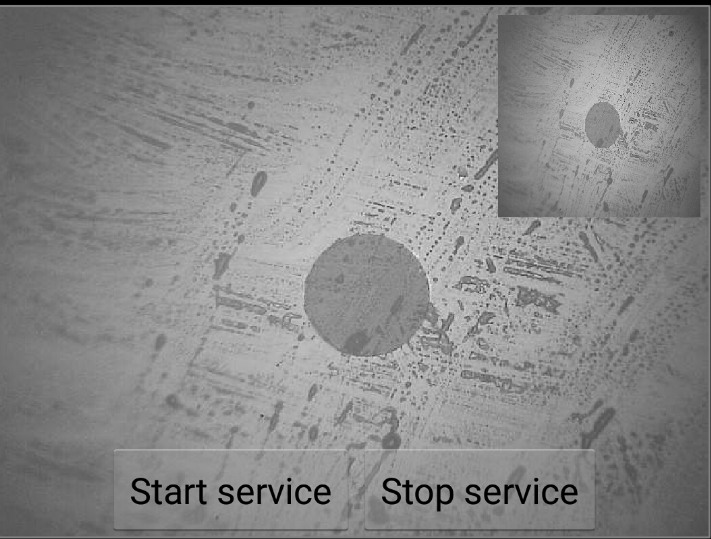
#> input picture 66.png, 711 x 539 px
$ python HoughCirclesDetect3.py   (older library calls are emulated)
#> lines starting #> are read from the running program, lines starting #| are printed output that depends on the picture; after the words box and inside, x2 and y2 are one past the last pixel; in counts of white or black regions, pixels touching at a corner belong together
#!/usr/bin/env python
# -*- coding: utf-8 -*-
# @Time    : 2018/5/10 15:15
# @Author  : zhuohf1
# @File    : HoughCirclesDetect.py

# pip install --upgrade setuptools
# pip install numpy Matplotlib
# pip install opencv-python
#pip install Pillow

#导入cv模块
import cv2
import numpy as np
import matplotlib.pyplot as plt

'''
先补充下霍夫圆变换的几个参数知识：

dp，用来检测圆心的累加器图像的分辨率于输入图像之比的倒数，且此参数允许创建一个比输入图像分辨率低的累加器。
上述文字不好理解的话，来看例子吧。例如，如果dp= 1时，累加器和输入图像具有相同的分辨率。如果dp=2，累加器便有输入图像一半那么大的宽度和高度。

minDist，为霍夫变换检测到的圆的圆心之间的最小距离，即让我们的算法能明显区分的两个不同圆之间的最小距离。
这个参数如果太小的话，多个相邻的圆可能被错误地检测成了一个重合的圆。反之，这个参数设置太大的话，某些圆就不能被检测出来了。

param1，有默认值100。它是method设置的检测方法的对应的参数。对当前唯一的方法霍夫梯度法，它表示传递给canny边缘检测算子的高阈值，而低阈值为高阈值的一半。

param2，也有默认值100。它是method设置的检测方法的对应的参数。对当前唯一的方法霍夫梯度法，它表示在检测阶段圆心的累加器阈值。它越小的话，就可以检测到更多根本不存在的圆，而它越大的话，能通过检测的圆就更加接近完美的圆形了。

minRadius，默认值0，表示圆半径的最小值。

maxRadius，也有默认值0，表示圆半径的最大值。
'''

def main():
    src_img = cv2.imread("./66.png" ) #flags = cv2.IMREAD_REDUCED_COLOR_8
#> src_img is the input picture: shape (539, 711, 3); min 0, max 255, mean 136.1
    dst_img = src_img.copy()

    # 灰度图像
    gray = cv2.cvtColor(src_img,cv2.COLOR_BGR2GRAY ) #cv2.COLOR_BGR2GRAY
    size = gray.shape
#> size = (539, 711)
    # 二值化
    #ret, binary = cv2.threshold(gray, 127, 255, cv2.THRESH_TOZERO_INV)
    ret, binary = cv2.threshold(gray, 140, 255, cv2.THRESH_BINARY)
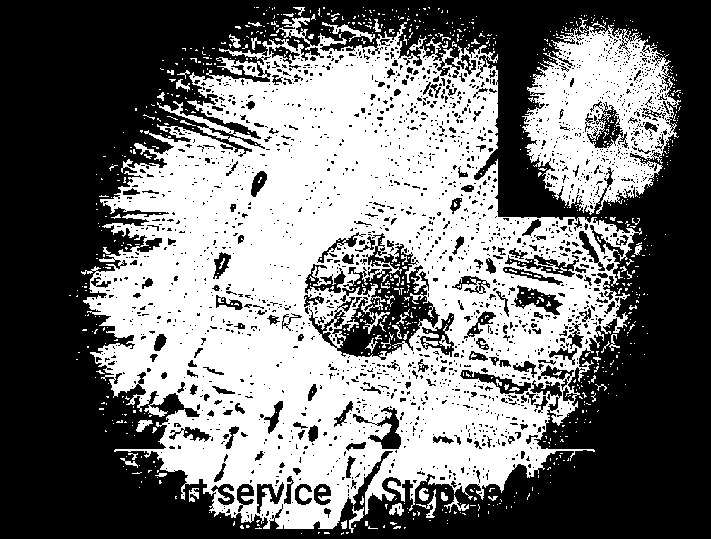
#> binary: shape (539, 711); 45.5% white; 869 white regions (808 under 20 px)
    #ret, binary = cv2.threshold(gray, 100, 255, cv2.THRESH_BINARY_INV)
    #ret, binary = cv2.threshold(gray, 127, 255, cv2.THRESH_TRUNC)
    #ret, binary = cv2.threshold(gray, 127, 255, cv2.THRESH_TOZERO)

    # 删除部分连通
    # image就是返回的原图
    image, contours, hierarchy = cv2.findContours(binary, cv2.RETR_TREE, cv2.CHAIN_APPROX_SIMPLE)
#> contours = 3620 contours, 3226 with area under 20; largest, box (x1, y1, x2, y2) and area: (81, 17, 642, 529) 178712, (522, 18, 681, 215) 19615, (331, 243, 441, 358) 6522, (513, 284, 564, 316) 782, (586, 105, 624, 149) 758
    #print("contours={}".format(contours[0]))
    contours2 = [x for x in contours if cv2.contourArea(x) < 50000 and cv2.contourArea(x) > 1000]
#> contours2 = 2 contours; box (x1, y1, x2, y2) and area: (522, 18, 681, 215) 19615, (331, 243, 441, 358) 6522

    for contour in contours2:
        x, y, w, h = cv2.boundingRect(contour)
        print("rect={},{},{},{}".format(x, y, w, h))
        cv2.rectangle(dst_img, (x, y), (x + w, y + h), (255, 0, 255), 2)
#> this loop made 2 passes
#> (x, y, w, h) on passes 1 to 2: (522, 18, 159, 197), (331, 243, 110, 115)
#| rect=522,18,159,197
#| rect=331,243,110,115
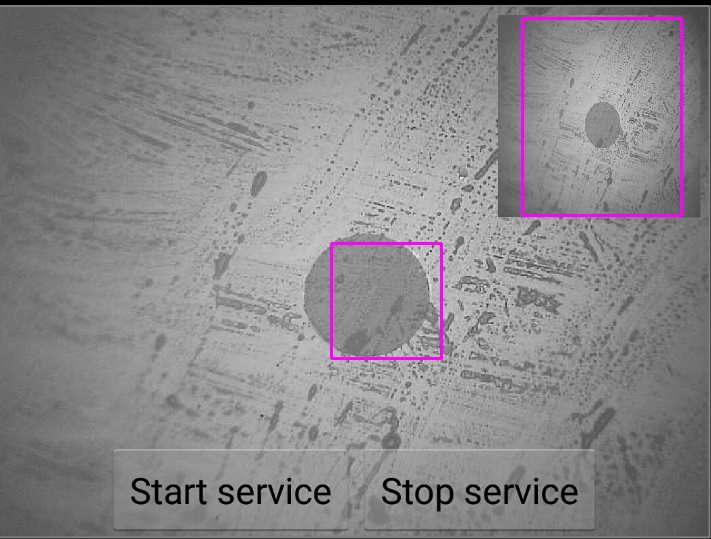
#> dst_img: shape (539, 711, 3); 0.91% of pixels changed, all inside (x1, y1, x2, y2) = (330, 17, 683, 360)
        # [34 lines of commented-out code are left out]
    cv2.imshow("calc_img", binary)
    cv2.imshow("Dst Img", dst_img)  # 显示处理后的函数
    cv2.waitKey(0)
    cv2.destroyAllWindows()

if __name__ == '__main__':
    main()

$ run again, with 22.png copied over 66.png
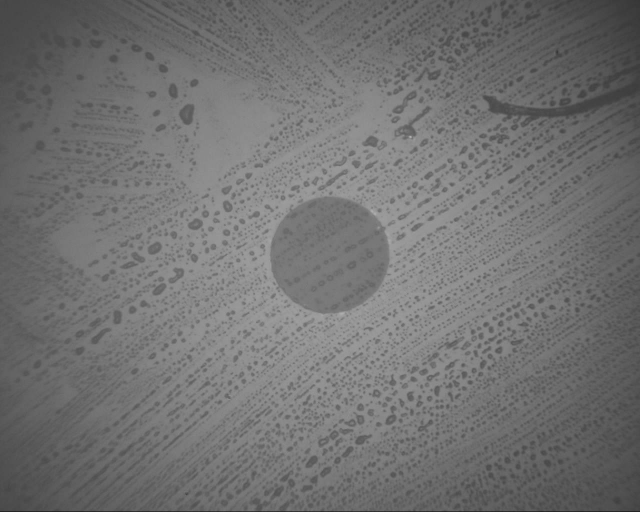
#> input picture 22.png, 1280 x 1024 px (shown at 1/2 size)
#> in main, src_img is the input picture: shape (1024, 1280, 3); min 0, max 180, mean 113.4
#> in main, `ret, binary = cv2.threshold(gray, 140, 255, cv2.THRESH_BINARY)`:
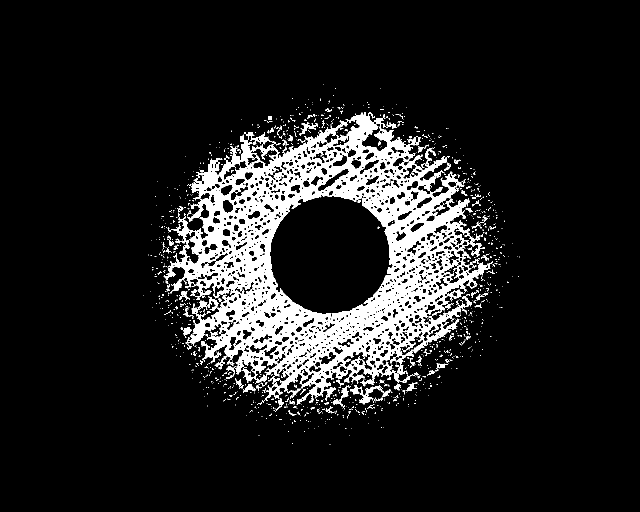
#> binary: shape (1024, 1280) (shown at 1/2 size); 11.2% white; 1185 white regions (1085 under 20 px)
#> contours = 2397 contours, 1770 with area under 20; largest, box (x1, y1, x2, y2) and area: (333, 224, 981, 810) 227978, (539, 385, 787, 635) 45220, (722, 247, 776, 304) 1336, (495, 271, 556, 333) 1258, (799, 647, 884, 712) 1192
#> contours2 = 5 contours; box (x1, y1, x2, y2) and area: (539, 385, 787, 635) 45220, (722, 247, 776, 304) 1336, (495, 271, 556, 333) 1258, (799, 647, 884, 712) 1192, (752, 701, 806, 749) 1044
#> the loop in main, `for contour in contours2:` made 5 passes
#> (x, y, w, h) on passes 1 to 5: (752, 701, 54, 48), (799, 647, 85, 65), (539, 385, 248, 250), (495, 271, 61, 62), (722, 247, 54, 57)
#> (printed output is left out)
#> after the loop in main, `for contour in contours2:`:
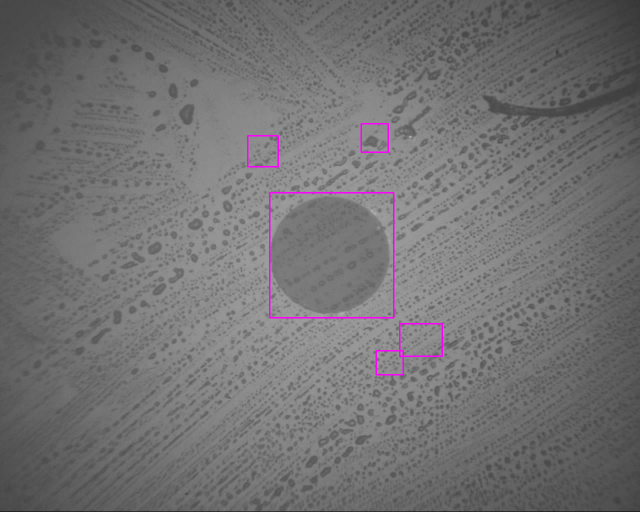
#> dst_img: shape (1024, 1280, 3) (shown at 1/2 size); 0.45% of pixels changed, all inside (x1, y1, x2, y2) = (494, 246, 886, 751)
